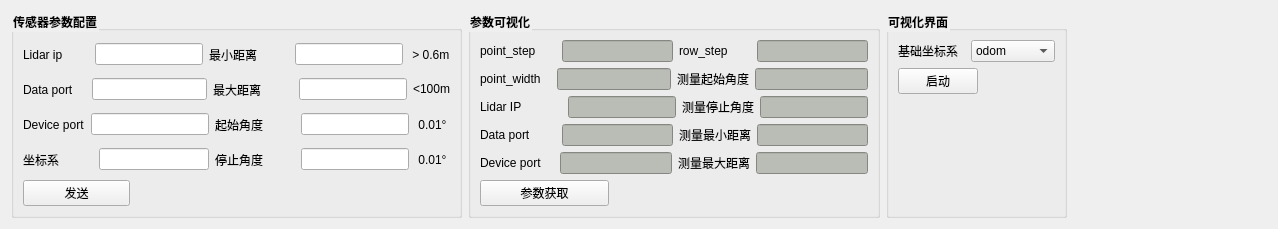
                 <widget class="QWidget" name="tab_5">
                  <attribute name="title">
                   <string>激光雷达</string>
                  </attribute>
                  <layout class="QVBoxLayout" name="verticalLayout_16">
                   <item>
                    <layout class="QHBoxLayout" name="horizontalLayout_37">
                     <item>
                      <widget class="QGroupBox" name="groupBox_11">
                       <property name="font">
                        <font>
                         <weight>75</weight>
                         <bold>true</bold>
                        </font>
                       </property>
                       <property name="styleSheet">
                        <string notr="true">QGroupBox::title{
font-size:13px;
front-weight:bold;
}</string>
                       </property>
                       <property name="title">
                        <string>传感器参数配置</string>
                       </property>
                       <layout class="QVBoxLayout" name="verticalLayout_10">
                        <item>
                         <layout class="QVBoxLayout" name="verticalLayout_3">
                          <item>
                           <layout class="QHBoxLayout" name="horizontalLayout_73">
                            <item>
                             <layout class="QHBoxLayout" name="horizontalLayout">
                              <item>
                               <widget class="QLabel" name="label_4">
                                <property name="text">
                                 <string>Lidar ip        </string>
                                </property>
                               </widget>
                              </item>
                              <item>
                               <widget class="QLineEdit" name="lineEdit_laser_dev_ip"/>
                              </item>
                             </layout>
                            </item>
                            <item>
                             <layout class="QHBoxLayout" name="horizontalLayout_70">
                              <item>
                               <widget class="QLabel" name="label_50">
                                <property name="minimumSize">
                                 <size>
                                  <width>80</width>
                                  <height>0</height>
                                 </size>
                                </property>
                                <property name="text">
                                 <string>最小距离</string>
                                </property>
                               </widget>
                              </item>
                              <item>
                               <widget class="QLineEdit" name="lineEdit_laser_dis_min"/>
                              </item>
                              <item>
                               <widget class="QLabel" name="label_14">
                                <property name="text">
                                 <string> &gt; 0.6m</string>
                                </property>
                               </widget>
                              </item>
                             </layout>
                            </item>
                           </layout>
                          </item>
                          <item>
                           <layout class="QHBoxLayout" name="horizontalLayout_74">
                            <item>
                             <layout class="QHBoxLayout" name="horizontalLayout_14">
                              <item>
                               <widget class="QLabel" name="label_5">
                                <property name="text">
                                 <string>Data port    </string>
                                </property>
                               </widget>
                              </item>
                              <item>
                               <widget class="QLineEdit" name="lineEdit_msop_port"/>
                              </item>
                              <item>
                               <layout class="QHBoxLayout" name="horizontalLayout_2">
                                <item>
                                 <widget class="QLabel" name="label_41">
                                  <property name="minimumSize">
                                   <size>
                                    <width>80</width>
                                    <height>0</height>
                                   </size>
                                  </property>
                                  <property name="text">
                                   <string>最大距离 </string>
                                  </property>
                                 </widget>
                                </item>
                                <item>
                                 <widget class="QLineEdit" name="lineEdit_laser_dis_max"/>
                                </item>
                                <item>
                                 <widget class="QLabel" name="label_15">
                                  <property name="text">
                                   <string>&lt;100m</string>
                                  </property>
                                 </widget>
                                </item>
                               </layout>
                              </item>
                             </layout>
                            </item>
                           </layout>
                          </item>
                          <item>
                           <layout class="QHBoxLayout" name="horizontalLayout_75">
                            <item>
                             <layout class="QHBoxLayout" name="horizontalLayout_20">
                              <item>
                               <widget class="QLabel" name="label_7">
                                <property name="text">
                                 <string>Device port</string>
                                </property>
                               </widget>
                              </item>
                              <item>
                               <widget class="QLineEdit" name="lineEdit_difop_port"/>
                              </item>
                             </layout>
                            </item>
                            <item>
                             <layout class="QHBoxLayout" name="horizontalLayout_71">
                              <item>
                               <widget class="QLabel" name="label_49">
                                <property name="minimumSize">
                                 <size>
                                  <width>80</width>
                                  <height>0</height>
                                 </size>
                                </property>
                                <property name="text">
                                 <string>起始角度</string>
                                </property>
                               </widget>
                              </item>
                              <item>
                               <widget class="QLineEdit" name="lineEdit_laser_ang_start"/>
                              </item>
                              <item>
                               <widget class="QLabel" name="label_16">
                                <property name="text">
                                 <string> 0.01° </string>
                                </property>
                               </widget>
                              </item>
                             </layout>
                            </item>
                           </layout>
                          </item>
                          <item>
                           <layout class="QHBoxLayout" name="horizontalLayout_76">
                            <item>
                             <layout class="QHBoxLayout" name="horizontalLayout_69">
                              <item>
                               <widget class="QLabel" name="label_39">
                                <property name="text">
                                 <string>坐标系          </string>
                                </property>
                               </widget>
                              </item>
                              <item>
                               <widget class="QLineEdit" name="lineEdit_laser_link"/>
                              </item>
                             </layout>
                            </item>
                            <item>
                             <layout class="QHBoxLayout" name="horizontalLayout_72">
                              <item>
                               <widget class="QLabel" name="label_70">
                                <property name="minimumSize">
                                 <size>
                                  <width>80</width>
                                  <height>0</height>
                                 </size>
                                </property>
                                <property name="text">
                                 <string>停止角度</string>
                                </property>
                               </widget>
                              </item>
                              <item>
                               <widget class="QLineEdit" name="lineEdit_laser_ang_end"/>
                              </item>
                              <item>
                               <widget class="QLabel" name="label_17">
                                <property name="text">
                                 <string> 0.01° </string>
                                </property>
                               </widget>
                              </item>
                             </layout>
                            </item>
                           </layout>
                          </item>
                          <item>
                           <layout class="QHBoxLayout" name="horizontalLayout_23">
                            <item>
                             <widget class="QPushButton" name="pushButton_laser_set">
                              <property name="sizePolicy">
                               <sizepolicy hsizetype="Expanding" vsizetype="Fixed">
                                <horstretch>0</horstretch>
                                <verstretch>0</verstretch>
                               </sizepolicy>
                              </property>
                              <property name="text">
                               <string>发送</string>
                              </property>
                             </widget>
                            </item>
                            <item>
                             <spacer name="horizontalSpacer_29">
                              <property name="orientation">
                               <enum>Qt::Horizontal</enum>
                              </property>
                              <property name="sizeHint" stdset="0">
                               <size>
                                <width>40</width>
                                <height>20</height>
                               </size>
                              </property>
                             </spacer>
                            </item>
                            <item>
                             <spacer name="horizontalSpacer_28">
                              <property name="orientation">
                               <enum>Qt::Horizontal</enum>
                              </property>
                              <property name="sizeHint" stdset="0">
                               <size>
                                <width>40</width>
                                <height>20</height>
                               </size>
                              </property>
                             </spacer>
                            </item>
                            <item>
                             <spacer name="horizontalSpacer_3">
                              <property name="orientation">
                               <enum>Qt::Horizontal</enum>
                              </property>
                              <property name="sizeHint" stdset="0">
                               <size>
                                <width>40</width>
                                <height>20</height>
                               </size>
                              </property>
                             </spacer>
                            </item>
                           </layout>
                          </item>
                         </layout>
                        </item>
                       </layout>
                      </widget>
                     </item>
                     <item>
                      <widget class="QGroupBox" name="groupBox_13">
                       <property name="font">
                        <font>
                         <weight>75</weight>
                         <bold>true</bold>
                        </font>
                       </property>
                       <property name="styleSheet">
                        <string notr="true">QGroupBox::title{
font-size:13px;
front-weight:bold;
}</string>
                       </property>
                       <property name="title">
                        <string>参数可视化</string>
                       </property>
                       <layout class="QVBoxLayout" name="verticalLayout_2">
                        <item>
                         <layout class="QHBoxLayout" name="horizontalLayout_92">
                          <item>
                           <widget class="QLabel" name="label_93">
                            <property name="text">
                             <string>point_step      </string>
                            </property>
                           </widget>
                          </item>
                          <item>
                           <widget class="QLineEdit" name="lineEdit_point_step">
                            <property name="styleSheet">
                             <string notr="true">background-color: rgb(186, 189, 182);</string>
                            </property>
                           </widget>
                          </item>
                          <item>
                           <widget class="QLabel" name="label_95">
                            <property name="text">
                             <string>row_step       </string>
                            </property>
                           </widget>
                          </item>
                          <item>
                           <widget class="QLineEdit" name="lineEdit_row_step">
                            <property name="styleSheet">
                             <string notr="true">background-color: rgb(186, 189, 182);</string>
                            </property>
                           </widget>
                          </item>
                         </layout>
                        </item>
                        <item>
                         <layout class="QHBoxLayout" name="horizontalLayout_93">
                          <item>
                           <widget class="QLabel" name="label_97">
                            <property name="text">
                             <string>point_width   </string>
                            </property>
                           </widget>
                          </item>
                          <item>
                           <widget class="QLineEdit" name="lineEdit_point_width">
                            <property name="styleSheet">
                             <string notr="true">background-color: rgb(186, 189, 182);</string>
                            </property>
                           </widget>
                          </item>
                          <item>
                           <widget class="QLabel" name="label_55">
                            <property name="text">
                             <string>测量起始角度</string>
                            </property>
                           </widget>
                          </item>
                          <item>
                           <widget class="QLineEdit" name="lineEdit_start_ang">
                            <property name="styleSheet">
                             <string notr="true">background-color: rgb(186, 189, 182);</string>
                            </property>
                           </widget>
                          </item>
                         </layout>
                        </item>
                        <item>
                         <layout class="QHBoxLayout" name="horizontalLayout_24">
                          <item>
                           <widget class="QLabel" name="label_48">
                            <property name="text">
                             <string>Lidar IP            </string>
                            </property>
                           </widget>
                          </item>
                          <item>
                           <widget class="QLineEdit" name="lineEdit_device_ip">
                            <property name="styleSheet">
                             <string notr="true">background-color: rgb(186, 189, 182);</string>
                            </property>
                           </widget>
                          </item>
                          <item>
                           <widget class="QLabel" name="label_98">
                            <property name="text">
                             <string>测量停止角度</string>
                            </property>
                           </widget>
                          </item>
                          <item>
                           <widget class="QLineEdit" name="lineEdit_end_ang">
                            <property name="styleSheet">
                             <string notr="true">background-color: rgb(186, 189, 182);</string>
                            </property>
                           </widget>
                          </item>
                         </layout>
                        </item>
                        <item>
                         <layout class="QHBoxLayout" name="horizontalLayout_35">
                          <item>
                           <widget class="QLabel" name="label_52">
                            <property name="text">
                             <string>Data port        </string>
                            </property>
                           </widget>
                          </item>
                          <item>
                           <widget class="QLineEdit" name="lineEdit_msop_port_port_get">
                            <property name="styleSheet">
                             <string notr="true">background-color: rgb(186, 189, 182);</string>
                            </property>
                           </widget>
                          </item>
                          <item>
                           <widget class="QLabel" name="label_53">
                            <property name="text">
                             <string>测量最小距离</string>
                            </property>
                           </widget>
                          </item>
                          <item>
                           <widget class="QLineEdit" name="lineEdit_min_dis">
                            <property name="styleSheet">
                             <string notr="true">background-color: rgb(186, 189, 182);</string>
                            </property>
                           </widget>
                          </item>
                         </layout>
                        </item>
                        <item>
                         <layout class="QHBoxLayout" name="horizontalLayout_36">
                          <item>
                           <widget class="QLabel" name="label_54">
                            <property name="text">
                             <string>Device port    </string>
                            </property>
                           </widget>
                          </item>
                          <item>
                           <widget class="QLineEdit" name="lineEdit_difop_port_get">
                            <property name="styleSheet">
                             <string notr="true">background-color: rgb(186, 189, 182);</string>
                            </property>
                           </widget>
                          </item>
                          <item>
                           <widget class="QLabel" name="label_51">
                            <property name="text">
                             <string>测量最大距离</string>
                            </property>
                           </widget>
                          </item>
                          <item>
                           <widget class="QLineEdit" name="lineEdit_max_dis">
                            <property name="styleSheet">
                             <string notr="true">background-color: rgb(186, 189, 182);</string>
                            </property>
                           </widget>
                          </item>
                         </layout>
                        </item>
                        <item>
                         <layout class="QHBoxLayout" name="horizontalLayout_60">
                          <item>
                           <widget class="QPushButton" name="pushButton_laser_get">
                            <property name="sizePolicy">
                             <sizepolicy hsizetype="Expanding" vsizetype="Fixed">
                              <horstretch>0</horstretch>
                              <verstretch>0</verstretch>
                             </sizepolicy>
                            </property>
                            <property name="text">
                             <string>参数获取</string>
                            </property>
                           </widget>
                          </item>
                          <item>
                           <spacer name="horizontalSpacer_31">
                            <property name="orientation">
                             <enum>Qt::Horizontal</enum>
                            </property>
                            <property name="sizeHint" stdset="0">
                             <size>
                              <width>40</width>
                              <height>20</height>
                             </size>
                            </property>
                           </spacer>
                          </item>
                          <item>
                           <spacer name="horizontalSpacer_30">
                            <property name="orientation">
                             <enum>Qt::Horizontal</enum>
                            </property>
                            <property name="sizeHint" stdset="0">
                             <size>
                              <width>40</width>
                              <height>20</height>
                             </size>
                            </property>
                           </spacer>
                          </item>
                         </layout>
                        </item>
                       </layout>
                      </widget>
                     </item>
                     <item>
                      <widget class="QGroupBox" name="groupBox_3">
                       <property name="font">
                        <font>
                         <weight>75</weight>
                         <bold>true</bold>
                        </font>
                       </property>
                       <property name="styleSheet">
                        <string notr="true">QGroupBox::title{
font-size:13px;
front-weight:bold;
}</string>
                       </property>
                       <property name="title">
                        <string>可视化界面</string>
                       </property>
                       <layout class="QVBoxLayout" name="verticalLayout_17">
                        <item>
                         <layout class="QVBoxLayout" name="verticalLayout_7">
                          <item>
                           <layout class="QHBoxLayout" name="horizontalLayout_8">
                            <item>
                             <widget class="QLabel" name="label_11">
                              <property name="sizePolicy">
                               <sizepolicy hsizetype="Expanding" vsizetype="Preferred">
                                <horstretch>0</horstretch>
                                <verstretch>0</verstretch>
                               </sizepolicy>
                              </property>
                              <property name="text">
                               <string>基础坐标系  </string>
                              </property>
                             </widget>
                            </item>
                            <item>
                             <widget class="QComboBox" name="comboBox_4">
                              <item>
                               <property name="text">
                                <string>odom</string>
                               </property>
                              </item>
                              <item>
                               <property name="text">
                                <string>laser_link</string>
                               </property>
                              </item>
                              <item>
                               <property name="text">
                                <string>world</string>
                               </property>
                              </item>
                             </widget>
                            </item>
                           </layout>
                          </item>
                          <item>
                           <layout class="QHBoxLayout" name="horizontalLayout_10">
                            <item>
                             <widget class="QPushButton" name="pushButton_laser_rviz">
                              <property name="sizePolicy">
                               <sizepolicy hsizetype="Expanding" vsizetype="Fixed">
                                <horstretch>0</horstretch>
                                <verstretch>0</verstretch>
                               </sizepolicy>
                              </property>
                              <property name="text">
                               <string>启动</string>
                              </property>
                             </widget>
                            </item>
                            <item>
                             <spacer name="horizontalSpacer_64">
                              <property name="orientation">
                               <enum>Qt::Horizontal</enum>
                              </property>
                              <property name="sizeHint" stdset="0">
                               <size>
                                <width>40</width>
                                <height>20</height>
                               </size>
                              </property>
                             </spacer>
                            </item>
                           </layout>
                          </item>
                         </layout>
                        </item>
                        <item>
                         <spacer name="verticalSpacer_28">
                          <property name="orientation">
                           <enum>Qt::Vertical</enum>
                          </property>
                          <property name="sizeHint" stdset="0">
                           <size>
                            <width>20</width>
                            <height>40</height>
                           </size>
                          </property>
                         </spacer>
                        </item>
                       </layout>
                      </widget>
                     </item>
                     <item>
                      <spacer name="horizontalSpacer_22">
                       <property name="orientation">
                        <enum>Qt::Horizontal</enum>
                       </property>
                       <property name="sizeHint" stdset="0">
                        <size>
                         <width>40</width>
                         <height>20</height>
                        </size>
                       </property>
                      </spacer>
                     </item>
                     <item>
                      <spacer name="horizontalSpacer_26">
                       <property name="orientation">
                        <enum>Qt::Horizontal</enum>
                       </property>
                       <property name="sizeHint" stdset="0">
                        <size>
                         <width>40</width>
                         <height>20</height>
                        </size>
                       </property>
                      </spacer>
                     </item>
                     <item>
                      <spacer name="horizontalSpacer_6">
                       <property name="orientation">
                        <enum>Qt::Horizontal</enum>
                       </property>
                       <property name="sizeHint" stdset="0">
                        <size>
                         <width>40</width>
                         <height>20</height>
                        </size>
                       </property>
                      </spacer>
                     </item>
                     <item>
                      <spacer name="horizontalSpacer_27">
                       <property name="orientation">
                        <enum>Qt::Horizontal</enum>
                       </property>
                       <property name="sizeHint" stdset="0">
                        <size>
                         <width>40</width>
                         <height>20</height>
                        </size>
                       </property>
                      </spacer>
                     </item>
                     <item>
                      <spacer name="horizontalSpacer_16">
                       <property name="orientation">
                        <enum>Qt::Horizontal</enum>
                       </property>
                       <property name="sizeHint" stdset="0">
                        <size>
                         <width>40</width>
                         <height>20</height>
                        </size>
                       </property>
                      </spacer>
                     </item>
                    </layout>
                   </item>
                  </layout>
                 </widget>
